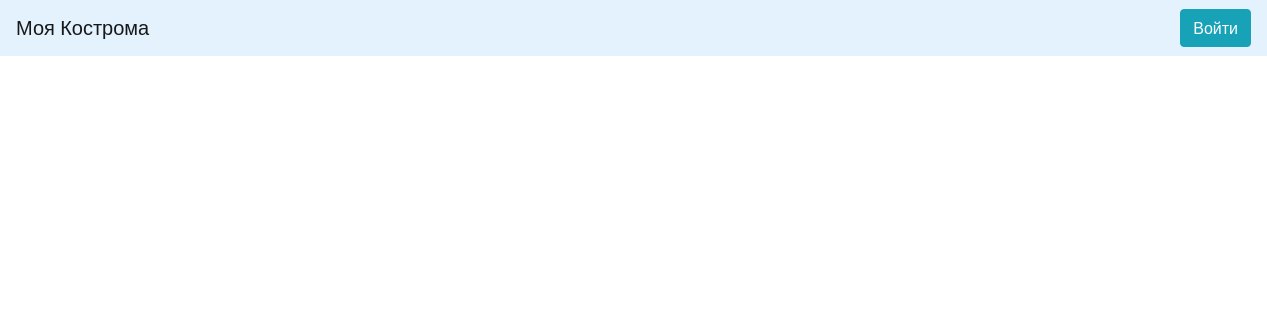
The app's page /attractions, older data.
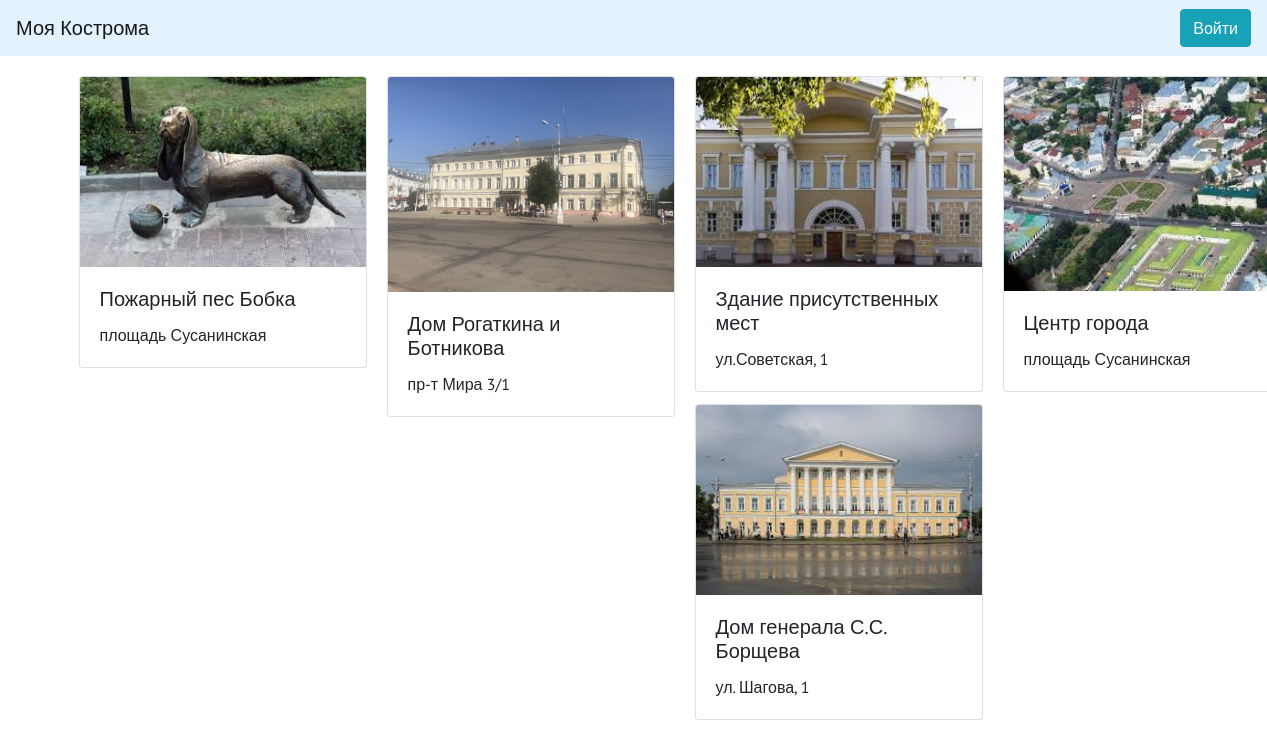
The same page, newer data.
### data/building.py (models this page shows)
class Building(SqlAlchemyBase):
    __tablename__ = 'building'
    id = sqlalchemy.Column(sqlalchemy.Integer,
                           primary_key=True, autoincrement=True)
    title = sqlalchemy.Column(sqlalchemy.String, nullable=True)
    content = sqlalchemy.Column(sqlalchemy.String)
    adress = sqlalchemy.Column(sqlalchemy.String)
    image = sqlalchemy.Column(sqlalchemy.String, nullable=True)
    categories_id = sqlalchemy.Column(sqlalchemy.Integer,
                                sqlalchemy.ForeignKey("categories.id"))
    routes_id = sqlalchemy.Column(sqlalchemy.Integer,
                                      sqlalchemy.ForeignKey("routes.id"))
    categories = orm.relation('Categories')
    routes = orm.relation('Routes')

### main.py (the view)
@app.route('/attractions')
def attractions():
    session = db_session.create_session()
    b = session.query(Building).filter(Building.categories_id == 1)
    print(b)
    return render_template('attractions.html', title='Достопримечательности Костромы', items=b)

### data/db_session.py (called while the page is built)
def create_session() -> Session:
    global __factory
    return __factory()

### templates/attractions.html
{% extends "base.html" %}
{% block content %}
    <div class="container-fluid">
        <div class="row" style="margin-top:20px;">
            <div class="card-columns">
            {% for item in items %}
             <div class="card" style="width: 18rem;">
                    <img class="card-img-top" src={{item.image}} alt="Card image cap">
                    <div class="card-body">
                    <h5 class="card-title">{{item.title}}</h5>
                    <p class="card-text">{{item.adress}}</p>
                    </div>
            </div>
        {% endfor %}
{% endblock %}

### templates/base.html (shortened to what this page needs)
<!doctype html>
<html lang="en">
<head>
    <link rel="stylesheet"
          href="https://stackpath.bootstrapcdn.com/bootstrap/4.4.1/css/bootstrap.min.css"
>
    <link rel="stylesheet" href="/static/css/style.css">
</head>
<body>
<header>
    <nav  class="navbar navbar-light" style="background-color: #e3f2fd;">
        <a class="navbar-brand" href="#">Моя Кострома</a>
        <button class="btn btn-info d-block ml-auto">Войти</button>
    </nav>
</header>
<main role="main" class="container class1">
    {% block content %}{% endblock %}
</main>
</body>
</html>

### static/css/style.css (style rules this page uses)
* { font-family: "PT Sans", sans-serif; }
.card-img-top { flex: 0 0 auto; width: 100%; heigth: 200px; }
@media (min-width: 576px) { .card-columns { -webkit-column-count: 2; column-count: 2 } }
@media (min-width: 768px) { .card-columns { -webkit-column-count: 3; column-count: 3 } }
@media (min-width: 992px) { .card-columns { -webkit-column-count: 4; column-count: 4 } }

Row changes from the older to the newer data that the page shows:
added Building: image (picture), title "Пожарный пес Бобка", adress "площадь Сусанинская"
added Building: image (picture), title "Дом Рогаткина и Ботникова", adress "пр-т Мира 3/1"
added Building: image (picture), title "Здание присутственных мест", adress "ул.Советская, 1"
added Building: image (picture), title "Дом генерала С.С. Борщева", adress "ул. Шагова, 1"
added Building: image (picture), title "Центр города", adress "площадь Сусанинская"
